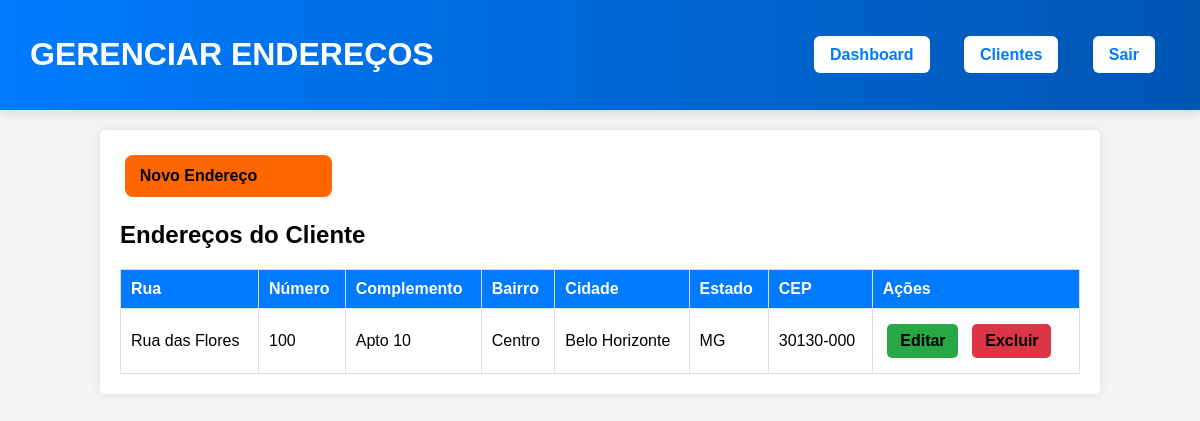
The app's page /gerenciarEnderecos.php?id=4 (signed in) with its own data.
### tables this page shows
CREATE TABLE `enderecos` (
  `id` int NOT NULL AUTO_INCREMENT,
  `cliente_id` int NOT NULL,
  `rua` varchar(255) NOT NULL,
  `numero` varchar(10) NOT NULL,
  `complemento` varchar(100) DEFAULT NULL,
  `bairro` varchar(100) NOT NULL,
  `cidade` varchar(100) NOT NULL,
  `estado` char(2) NOT NULL,
  `cep` varchar(10) NOT NULL,
  PRIMARY KEY (`id`),
  KEY `cliente_id` (`cliente_id`),
  CONSTRAINT `enderecos_ibfk_1` FOREIGN KEY (`cliente_id`) REFERENCES `clientes` (`id`) ON DELETE CASCADE
);

### app/services/enderecoServices.php (called while the page is built, shortened)
<?php
function listarEnderecosPorCliente($pdo, $cliente_id) {
    $sql = "SELECT id, rua, numero, complemento, bairro, cidade, estado, cep FROM enderecos WHERE cliente_id = ?";
    $stmt = $pdo->prepare($sql);
    $stmt->execute([$cliente_id]);
    return $stmt->fetchAll(PDO::FETCH_ASSOC);
}

### public/gerenciarEnderecos.php (the view, shortened to what this page needs)
<?php
require_once __DIR__ . '/../app/config/config.php';
require_once __DIR__ . '/../app/services/enderecoServices.php';
$pdo = conectarBanco();
$cliente_id = $_GET['id'];
$enderecos = listarEnderecosPorCliente($pdo, $cliente_id);
?>
<!DOCTYPE html>
<html lang="pt-BR">
<head>
    <link rel="stylesheet" href="assets/css/gerenciarEnderecos.css">
</head>
<body>
    <header class="header-enderecos">
        <h1>GERENCIAR ENDEREÇOS</h1>
        <nav>
            <a href="dashboard.php" class="btn-enderecos-ger">Dashboard</a>
            <a href="clientes.php" class="btn-enderecos-ger">Clientes</a>
            <a href="logout.php" class="btn-enderecos-ger">Sair</a>
        </nav>
    </header>
    <div class="container">
    <a href="adicionarEnderecos.php?id=<?= $cliente_id ?>" class="btn adicionar">Novo Endereço</a>
        <h2>Endereços do Cliente</h2>
        <table>
            <thead>
                <tr>
                    <th>Rua</th>
                    <th>Número</th>
                    <th>Complemento</th>
                    <th>Bairro</th>
                    <th>Cidade</th>
                    <th>Estado</th>
                    <th>CEP</th>
                    <th>Ações</th>
                </tr>
            </thead>
            <tbody>
                <?php foreach ($enderecos as $endereco): ?>
                    <tr>
                        <td><?= htmlspecialchars($endereco['rua']) ?></td>
                        <td><?= htmlspecialchars($endereco['numero']) ?></td>
                        <td><?= htmlspecialchars($endereco['complemento']) ?></td>
                        <td><?= htmlspecialchars($endereco['bairro']) ?></td>
                        <td><?= htmlspecialchars($endereco['cidade']) ?></td>
                        <td><?= htmlspecialchars($endereco['estado']) ?></td>
                        <td><?= htmlspecialchars($endereco['cep']) ?></td>
                        <td>
                            <a href="editarEnderecos.php?id=<?= $endereco['id'] ?>" class="btn editar">Editar</a>
                            <a href="excluirEnderecos.php?id=<?= $endereco['id'] ?>" class="btn excluir">Excluir</a>
                        </td>
                    </tr>
                <?php endforeach; ?>
            </tbody>
        </table>
    </div>
</body>
</html>

### public/assets/css/gerenciarEnderecos.css (style rules this page uses)
body { font-family: Arial, sans-serif; background-color: #f4f4f4; margin: 0; padding: 0; }
header { background: #007bff; color: white; padding: 15px; text-align: center; }
nav a { color: white; margin: 0 15px; text-decoration: none; font-weight: bold; }
.container { width: 80%; margin: auto; background: white; padding: 20px; box-shadow: 0px 0px 10px rgba(0, 0, 0, 0.1); border-radius: 5px; margin-top: 20px; }
table { width: 100%; border-collapse: collapse; margin-top: 1.1rem; }
th, td { border: 1px solid #ddd; padding: 10px; text-align: left; }
th { background-color: #007bff; color: white; }
.header-enderecos { background: linear-gradient(90deg, #007bff 0%, #0056b3 100%); color: white; display: flex; justify-content: space-between; align-items: center; padding: 15px 30px; box-shadow: 0px 4px 10px rgba(0, 0, 0, 0.1); }
.header-enderecos h1 { font-size: 1.5rem; font-weight: bold; text-transform: uppercase; letter-spacing: 1px; color: white; text-shadow: 2px 2px 5px rgba(0, 0, 0, 0.089); background: linear-gradient(90deg, #ffffff, #ffffff); -webkit-background-clip: text; -webkit-text-fill-color: transparent; animation: fadeIn 1s ease-in-out; }
.btn-enderecos-ger { background: white; color: #007bff; padding: 10px 16px; font-size: 16px; font-weight: bold; text-decoration: none; border-radius: 6px; transition: all 0.3s ease-in-out; }
.btn { padding: 0.5rem 0.8rem; text-decoration: none; color: rgb(0, 0, 0); border-radius: 5px; font-weight: bold; display: inline-block; margin: 0.30rem; }
.btn.adicionar { display: inline-block; padding: 12px; background: #ff6500; color: black; font-size: 16px; font-weight: bold; border-radius: 8px; cursor: pointer; text-decoration: none; transition: all 0.3s ease-in-out; text-align: left; width: 180px; padding-left: 15px; }
.editar { background-color: #28a745; transition: all 0.3s ease-in-out; }
.excluir { background-color: #dc3545; transition: all 0.3s ease-in-out; }

### records on screen
enderecos: rua "Rua das Flores", numero "100", complemento "Apto 10", bairro "Centro", cidade "Belo Horizonte", estado "MG", cep "30130-000"
